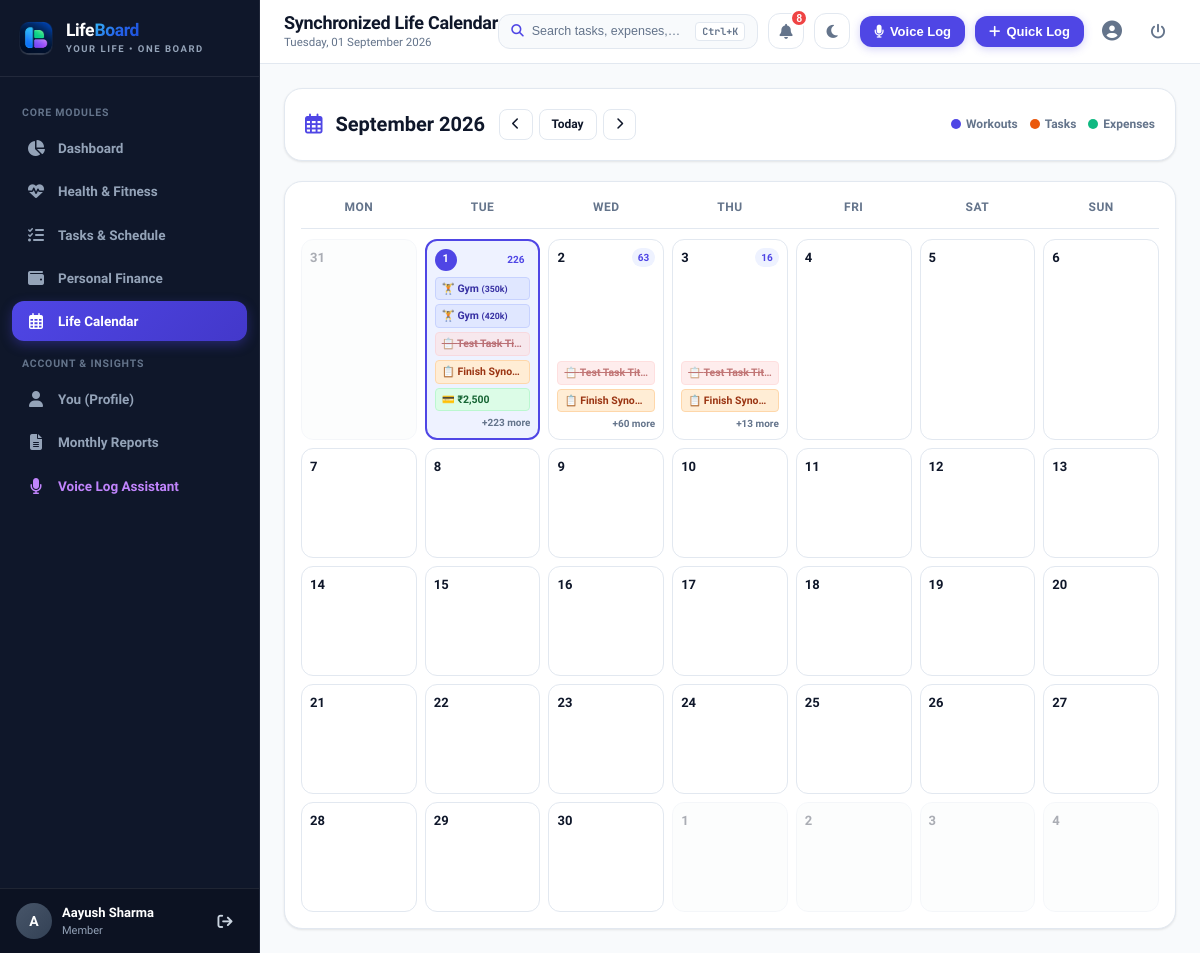
Page /calendar (signed in) on the committed database.
### tables this page shows
CREATE TABLE users (
        user_id INTEGER PRIMARY KEY AUTOINCREMENT,
        name VARCHAR(100) NOT NULL,
        email VARCHAR(150) NOT NULL UNIQUE,
        password_hash VARCHAR(256) NOT NULL,
        role VARCHAR(10) DEFAULT 'user',
        phone VARCHAR(20),
        age INTEGER,
        bio TEXT,
        created_at DATETIME DEFAULT CURRENT_TIMESTAMP
    );

CREATE TABLE workout_log (
        workout_id INTEGER PRIMARY KEY AUTOINCREMENT,
        user_id INTEGER NOT NULL,
        activity_type VARCHAR(50) NOT NULL,
        duration_mins INTEGER NOT NULL CHECK (duration_mins > 0),
        calories INTEGER NOT NULL CHECK (calories > 0),
        notes TEXT,
        log_date DATE NOT NULL,
        created_at DATETIME DEFAULT CURRENT_TIMESTAMP,
        FOREIGN KEY (user_id) REFERENCES users(user_id) ON DELETE CASCADE
    );

CREATE TABLE tasks (
        task_id INTEGER PRIMARY KEY AUTOINCREMENT,
        user_id INTEGER NOT NULL,
        title VARCHAR(100) NOT NULL,
        description TEXT,
        priority VARCHAR(10) NOT NULL CHECK (priority IN ('high', 'medium', 'low')),
        status VARCHAR(15) DEFAULT 'pending' CHECK (status IN ('pending', 'in_progress', 'done')),
        deadline DATETIME NOT NULL,
        completed_at DATETIME,
        created_at DATETIME DEFAULT CURRENT_TIMESTAMP, recurring VARCHAR(20) DEFAULT 'none',
        FOREIGN KEY (user_id) REFERENCES users(user_id) ON DELETE CASCADE
    );

CREATE TABLE expense_log (
        expense_id INTEGER PRIMARY KEY AUTOINCREMENT,
        user_id INTEGER NOT NULL,
        amount REAL NOT NULL CHECK (amount > 0),
        category VARCHAR(50) NOT NULL CHECK (category IN ('Food', 'Transport', 'Health', 'Entertainment', 'Other')),
        description TEXT,
        expense_date DATE NOT NULL,
        created_at DATETIME DEFAULT CURRENT_TIMESTAMP,
        FOREIGN KEY (user_id) REFERENCES users(user_id) ON DELETE CASCADE
    );

### app.py (the view)
@app.route('/calendar')
@login_required
def calendar_view():
    user_id = session['user_id']
    today = date.today()
    try:
        month = int(request.args.get('month', today.month))
        year = int(request.args.get('year', today.year))
    except ValueError:
        month = today.month
        year = today.year
    cal_data = models.get_calendar_events(user_id, month, year)
    return render_template('calendar/index.html',
                           cal_data=cal_data,
                           current_month=today.month,
                           current_year=today.year)

### app.py (called while the page is built)
def login_required(f):
    @wraps(f)
    def decorated_function(*args, **kwargs):
        if 'user_id' not in session:
            flash('Please log in to access this page.', 'warning')
            return redirect(url_for('login', next=request.path))
        return f(*args, **kwargs)
    return decorated_function

@app.after_request
def add_security_headers(response):
    response.headers['Cache-Control'] = 'no-cache, no-store, must-revalidate, max-age=0'
    response.headers['Pragma'] = 'no-cache'
    response.headers['Expires'] = '0'
    return response

@app.context_processor
def inject_global_variables():
    current_user = None
    notifications = []
    if 'user_id' in session:
        current_user = models.get_user_by_id(session['user_id'])
        notifications = models.get_user_notifications(session['user_id'])
    return {
        'current_user': current_user,
        'notifications': notifications,
        'unread_notifications_count': len(notifications),
        'today_date': date.today().strftime('%A, %d %B %Y'),
        'current_year': date.today().year,
        'current_month': date.today().month,
        'now': datetime.now()
    }

### database.py (called while the page is built)
def get_db():
    conn = sqlite3.connect(DB_PATH)
    conn.row_factory = sqlite3.Row
    conn.execute("PRAGMA foreign_keys = ON;")
    return conn

### models.py (called while the page is built)
def get_user_by_id(user_id: int):
    conn = get_db()
    cursor = conn.cursor()
    cursor.execute("SELECT * FROM users WHERE user_id = ?", (user_id,))
    user = cursor.fetchone()
    conn.close()
    return user

### templates/calendar/index.html (shortened to what this page needs)
{% extends "base.html" %}
{% block page_title %}Synchronized Life Calendar{% endblock %}
{% block content %}
<div class="card" style="margin-bottom: 20px;">
  <div style="display: flex; justify-content: space-between; align-items: center; flex-wrap: wrap; gap: 14px;">
    <div style="display: flex; align-items: center; gap: 14px;">
      <h2 style="font-size: 20px; font-weight: 800; color: var(--text-main);">
        <i class="fa-regular fa-calendar-days" style="color: var(--primary); margin-right: 8px;"></i>
        {{ cal_data.month_name }}
      </h2>
      <div style="display: flex; gap: 6px;">
        {% set prev_month = cal_data.month - 1 if cal_data.month > 1 else 12 %}
        {% set prev_year = cal_data.year if cal_data.month > 1 else cal_data.year - 1 %}
        {% set next_month = cal_data.month + 1 if cal_data.month < 12 else 1 %}
        {% set next_year = cal_data.year if cal_data.month < 12 else cal_data.year + 1 %}
        <a href="{{ url_for('calendar_view', month=prev_month, year=prev_year) }}" class="btn btn-secondary btn-sm" title="Previous Month">
          <i class="fa-solid fa-chevron-left"></i>
        </a>
        <a href="{{ url_for('calendar_view', month=current_month, year=current_year) }}" class="btn btn-secondary btn-sm">
          Today
        </a>
        <a href="{{ url_for('calendar_view', month=next_month, year=next_year) }}" class="btn btn-secondary btn-sm" title="Next Month">
          <i class="fa-solid fa-chevron-right"></i>
        </a>
      </div>
    </div>
    <div style="display: flex; gap: 12px; font-size: 12px; align-items: center; flex-wrap: wrap;">
      <span style="display: inline-flex; align-items: center; gap: 5px;">
        <span style="width: 10px; height: 10px; border-radius: 50%; background: #4f46e5;"></span>
        <strong style="color: var(--text-muted);">Workouts</strong>
      </span>
      <span style="display: inline-flex; align-items: center; gap: 5px;">
        <span style="width: 10px; height: 10px; border-radius: 50%; background: #ea580c;"></span>
        <strong style="color: var(--text-muted);">Tasks</strong>
      </span>
      <span style="display: inline-flex; align-items: center; gap: 5px;">
        <span style="width: 10px; height: 10px; border-radius: 50%; background: #10b981;"></span>
        <strong style="color: var(--text-muted);">Expenses</strong>
      </span>
    </div>
  </div>
</div>
<div class="card" style="padding: 16px;">
  <div class="calendar-grid-header">
    <div>Mon</div>
    <div>Tue</div>
    <div>Wed</div>
    <div>Thu</div>
    <div>Fri</div>
    <div>Sat</div>
    <div>Sun</div>
  </div>
  <div class="calendar-matrix">
    {% for week in cal_data.calendar_matrix %}
      {% for day in week %}
        {% set day_str = day.strftime('%Y-%m-%d') %}
        {% set is_current_month = (day.month == cal_data.month) %}
        {% set is_today = (day_str == now.strftime('%Y-%m-%d')) %}
        {% set day_events = cal_data.events_by_day.get(day_str, {'workouts': [], 'tasks': [], 'expenses': []}) %}
        {% set total_events_count = (day_events.workouts | length) + (day_events.tasks | length) + (day_events.expenses | length) %}
        <div class="calendar-day-cell {% if not is_current_month %}other-month{% endif %} {% if is_today %}is-today{% endif %}" onclick="openDayInspector('{{ day_str }}', '{{ day.strftime('%A, %d %B %Y') }}')">
          <div class="cal-day-header">
            <span class="cal-day-num {% if is_today %}today-badge{% endif %}">{{ day.day }}</span>
            {% if total_events_count > 0 %}
              <span class="cal-badge-count">{{ total_events_count }}</span>
            {% endif %}
          </div>
          <div class="cal-events-list">
            {% for w in day_events.workouts[:2] %}
              <div class="cal-pill workout" title="{{ w.activity_type }} ({{ w.duration_mins }}m, {{ w.calories }} kcal)">
                🏋️ {{ w.activity_type }} <small>({{ w.calories }}k)</small>
              </div>
            {% endfor %}
            {% for t in day_events.tasks[:2] %}
              <div class="cal-pill task priority-{{ t.priority }} {% if t.status == 'done' %}done{% endif %}" title="{{ t.title }}">
                📋 {{ t.title | truncate(16) }}
              </div>
            {% endfor %}
            {% for e in day_events.expenses[:1] %}
              <div class="cal-pill expense" title="{{ e.category }}: ₹{{ e.amount }}">
                💳 ₹{{ "{:,.0f}".format(e.amount) }}
              </div>
            {% endfor %}
            {% if total_events_count > 3 %}
              <div style="font-size: 10px; color: var(--text-muted); text-align: right; font-weight: 600;">+{{ total_events_count - 3 }} more</div>
            {% endif %}
          </div>
        </div>
      {% endfor %}
    {% endfor %}
  </div>
</div>
{% endblock %}

### templates/base.html (shortened to what this page needs)
<!DOCTYPE html>
<html lang="en">
<head>
  <link rel="stylesheet" href="https://cdnjs.cloudflare.com/ajax/libs/font-awesome/6.5.1/css/all.min.css">
  <link rel="stylesheet" href="{{ url_for('static', filename='css/style.css') }}?v=3.1">
  <link rel="stylesheet" href="{{ url_for('static', filename='css/responsive.css') }}?v=3.1">
</head>
<body>
  <div class="app-container">
    {% if session.get('user_id') %}
    <aside class="sidebar" id="sidebar">
      <div class="sidebar-header">
        <a href="{{ url_for('dashboard') }}" style="display: flex; align-items: center; gap: 12px; text-decoration: none; color: inherit; flex: 1; min-width: 0;" title="LifeBoard Dashboard">
          <img src="{{ url_for('static', filename='img/logo-icon.png') }}" alt="LifeBoard" style="width: 36px; height: 36px; border-radius: 9px; object-fit: contain; flex-shrink: 0;">
          <div style="flex: 1; min-width: 0;">
            <div class="brand-name"><span class="brand-text-life">Life</span><span class="brand-text-board">Board</span></div>
            <div class="brand-sub">YOUR LIFE &bull; ONE BOARD</div>
          </div>
        </a>
      </div>
      <div class="sidebar-nav">
        <div class="nav-section-title">Core Modules</div>
        <a href="{{ url_for('dashboard') }}" class="nav-item {% if request.path == '/dashboard' %}active{% endif %}">
          <i class="fa-solid fa-chart-pie"></i>
          <span>Dashboard</span>
        </a>
        <a href="{{ url_for('health') }}" class="nav-item {% if request.path.startswith('/health') %}active{% endif %}">
          <i class="fa-solid fa-heart-pulse"></i>
          <span>Health & Fitness</span>
        </a>
        <a href="{{ url_for('tasks') }}" class="nav-item {% if request.path.startswith('/tasks') %}active{% endif %}">
          <i class="fa-solid fa-list-check"></i>
          <span>Tasks & Schedule</span>
        </a>
        <a href="{{ url_for('finance') }}" class="nav-item {% if request.path.startswith('/finance') %}active{% endif %}">
          <i class="fa-solid fa-wallet"></i>
          <span>Personal Finance</span>
        </a>
        <a href="{{ url_for('calendar_view') }}" class="nav-item {% if request.path.startswith('/calendar') %}active{% endif %}">
          <i class="fa-regular fa-calendar-days"></i>
          <span>Life Calendar</span>
        </a>
        <div class="nav-section-title">Account & Insights</div>
        <a href="{{ url_for('profile') }}" class="nav-item {% if request.path == '/profile' %}active{% endif %}">
          <i class="fa-solid fa-user"></i>
          <span>You (Profile)</span>
        </a>
        <a href="{{ url_for('reports') }}" class="nav-item {% if request.path == '/reports' %}active{% endif %}">
          <i class="fa-solid fa-file-lines"></i>
          <span>Monthly Reports</span>
        </a>
        <a href="javascript:void(0)" onclick="startVoiceAssistant()" class="nav-item" style="color: #c084fc;" title="Voice Command Assistant (V)">
          <i class="fa-solid fa-microphone" style="color: #c084fc;"></i>
          <span>Voice Log Assistant</span>
        </a>
      </div>
      <div class="sidebar-footer">
        <div class="user-snippet">
          <div class="user-avatar">
            {{ session.get('name', 'U')[:1] | upper }}
          </div>
          <div class="user-info">
            <div class="user-name">{{ session.get('name', 'User') }}</div>
            <div class="user-role">
              {% if session.get('role') == 'admin' %}
                <span style="color: #f87171; font-weight: 700;">Administrator</span>
              {% else %}
                <span>Member</span>
              {% endif %}
            </div>
          </div>
          <a href="{{ url_for('logout') }}" class="btn-icon" title="Logout" style="color: #cbd5e1;">
            <i class="fa-solid fa-arrow-right-from-bracket"></i>
          </a>
        </div>
      </div>
    </aside>
    {% endif %}
    <div class="main-wrapper" style="{% if not session.get('user_id') %}margin-left: 0;{% endif %}">
      {% if session.get('user_id') %}
      <header class="top-header">
        <div class="header-left">
          <div class="page-title-group">
            <h1>{% block page_title %}Dashboard{% endblock %}</h1>
            <div class="page-subtitle">{{ today_date }}</div>
          </div>
        </div>
        <div class="header-right">
          <button class="spotlight-search-trigger" onclick="openCommandPalette()" title="Spotlight Omnisearch (Ctrl+K)">
            <div class="spotlight-search-left">
              <i class="fa-solid fa-magnifying-glass" style="color: var(--primary);"></i>
              <span class="spotlight-search-text">Search tasks, expenses, workouts...</span>
            </div>
            <span class="cmd-kbd">Ctrl+K</span>
          </button>
          <div style="position: relative;">
            <button class="theme-toggle-btn" id="notificationBtn" onclick="toggleNotificationDropdown()" title="Notifications" aria-label="Notifications">
              <i class="fa-solid fa-bell"></i>
              {% if unread_notifications_count > 0 %}
                <span class="notification-badge" id="notifBellBadge">{{ unread_notifications_count }}</span>
              {% endif %}
            </button>
          </div>
          <button class="theme-toggle-btn" onclick="toggleTheme()" title="Toggle Dark/Light Mode" aria-label="Toggle Theme">
            <i class="fa-solid fa-moon theme-toggle-icon" id="themeToggleIcon"></i>
          </button>
          <button class="btn-voice-header desktop-only-btn" onclick="startVoiceAssistant()" title="Voice AI Assistant (Press 'V')">
            <i class="fa-solid fa-microphone"></i>
            <span>Voice Log</span>
          </button>
          <button class="btn-quick-add" onclick="openModal('quickActionModal')" title="Quick Create Action">
            <i class="fa-solid fa-plus"></i>
            <span>Quick Log</span>
          </button>
          <a href="{{ url_for('profile') }}" class="btn-icon desktop-only-btn" title="My Profile (You)">
            <i class="fa-solid fa-circle-user" style="font-size: 20px;"></i>
          </a>
          <a href="{{ url_for('logout') }}" class="btn-icon danger desktop-only-btn" title="Sign out">
            <i class="fa-solid fa-power-off"></i>
          </a>
        </div>
      </header>
      {% endif %}
      <main class="page-content">
        {% block content %}{% endblock %}
      </main>
    </div>
  </div>
</body>
</html>

### rows in the picture
users: get "Aayush Sharma"
workout_log: activity_type "Gym", calories "350"
workout_log: activity_type "Gym", calories "420"
tasks: title "Test Task Ti…"
tasks: title "Finish Syno…"
expense_log: amount "2,500"
tasks: title "Test Task Title"
tasks: title "Finish Syno…"
tasks: title "Test Task Title"
tasks: title "Finish Syno…"

### other values in the picture
{{ session.get('name', 'U')[:1] | upper }} "A"
{{ unread_notifications_count }} "8"
{{ cal_data.month_name }} "September 2026"
{{ day.day }} "31" "1" "2" "3" "4" "5" "6" "7" "8" "9" "10" "11" "12" "13" "14" "15" "16" "17" "18" "19" "20" "21" "22" "23" "24" "25" "26" "27" "28" "29" "30" "1" "2" "3" "4"
{{ total_events_count }} "226" "63" "16"
{{ total_events_count - 3 }} "223" "60" "13"
